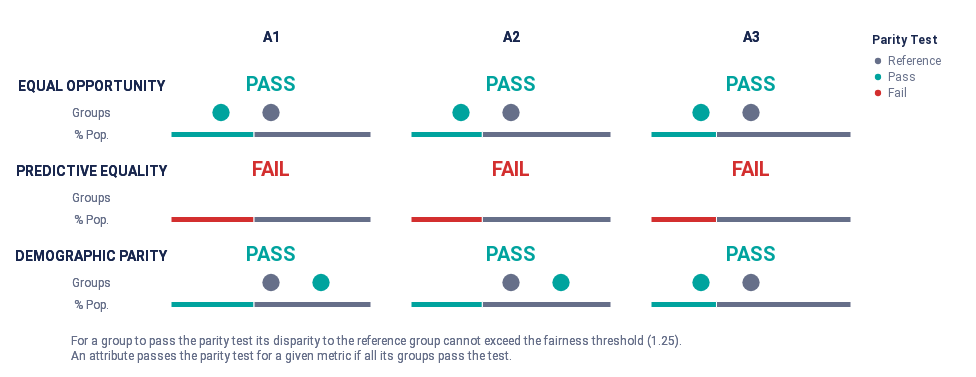

Here is the notebook cell this chart was saved with:
### Code cell
audit_combined_bias.summary_plot(["tpr", "fpr", "pprev"])
